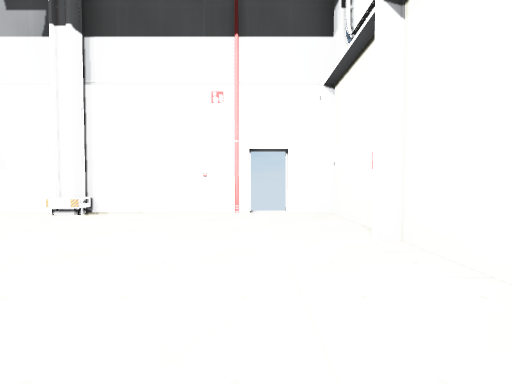
view 1 (above)

22 first-person views from a walk through a scene from a Unity 3-D project. The camera is 1.2 m above the floor, tilts 2° down and sees 85° across. Doors are open. The floor is counted in squares, 2 m on a side. Each view is taken from the middle of a square. On the plan, view 1 faces up. The plan holds only what a view shows up to about 9 squares ahead; the rest is blank. The player character is not drawn. Some surface patterns are stand-ins.

view 2
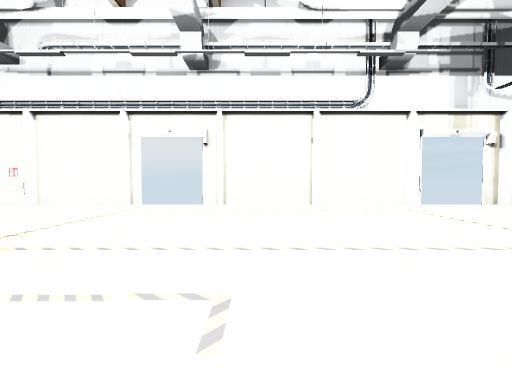

view 3
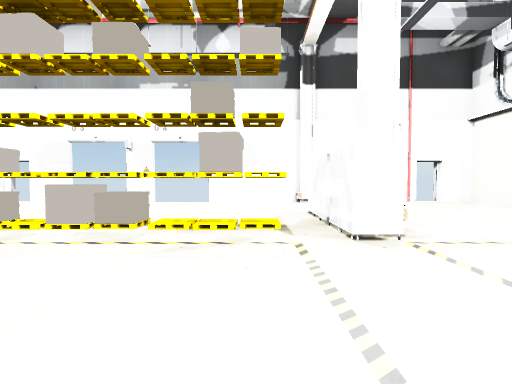

view 4
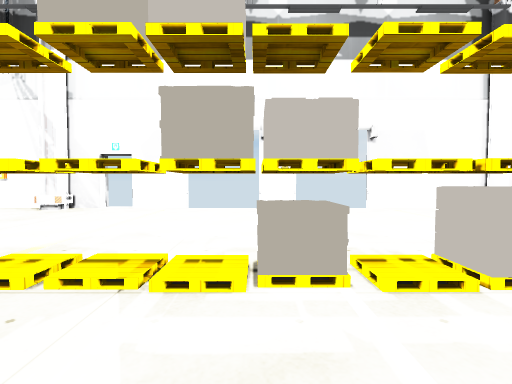

view 5
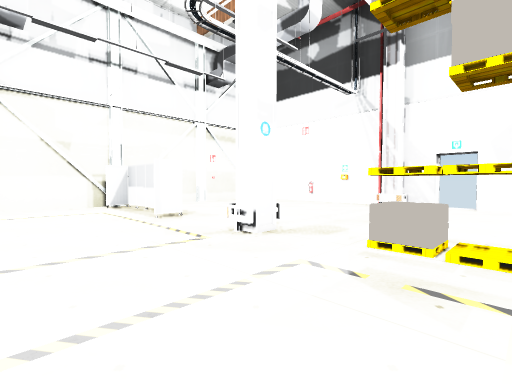

view 6
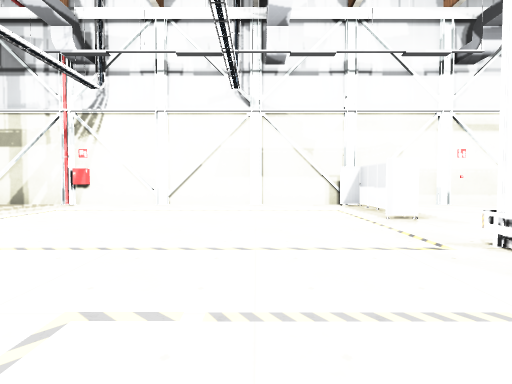

view 7
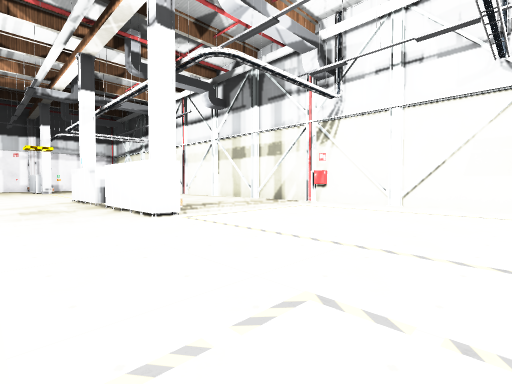

view 8
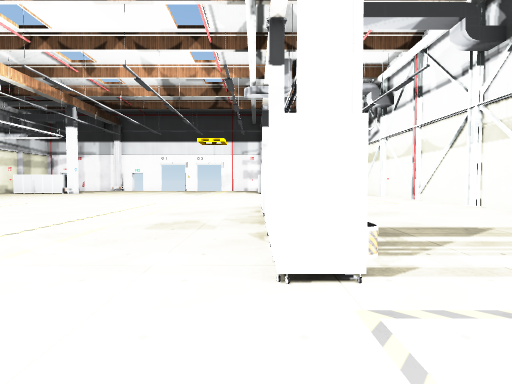

view 9
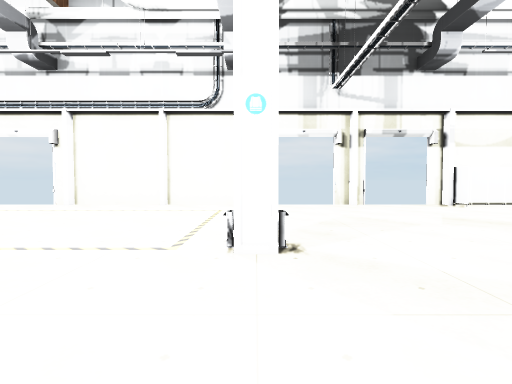

view 10
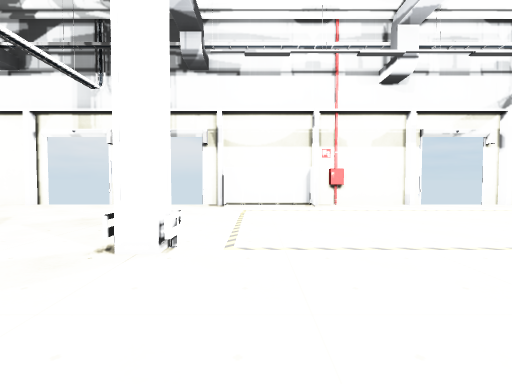

view 11
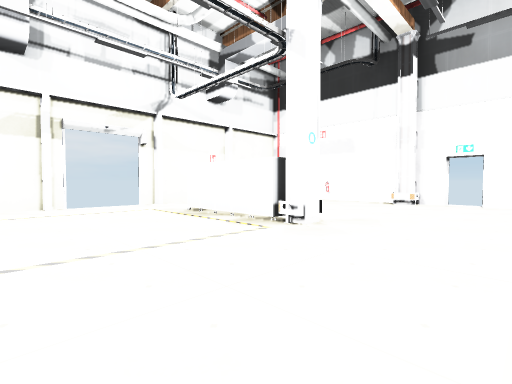

view 12
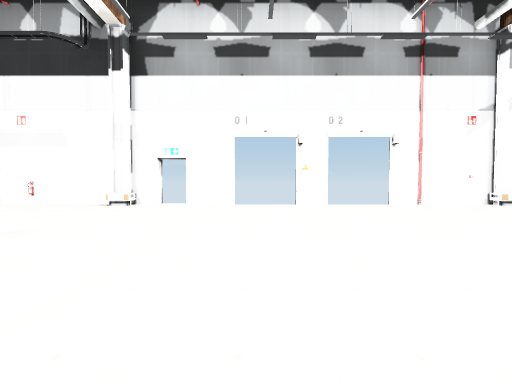

view 13
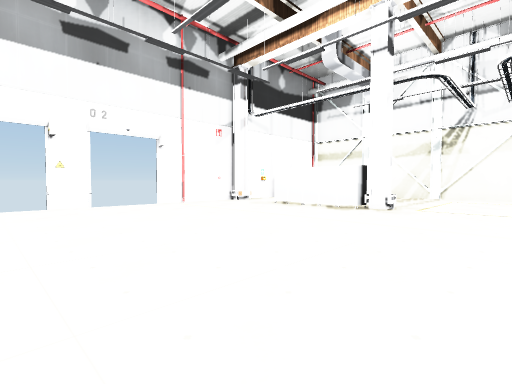

view 14
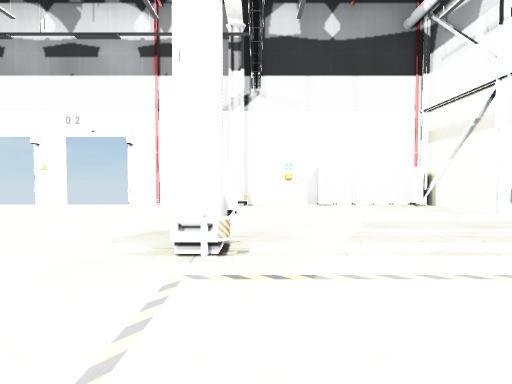

view 15
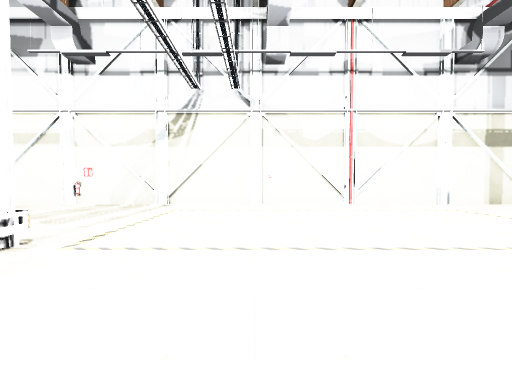

view 16
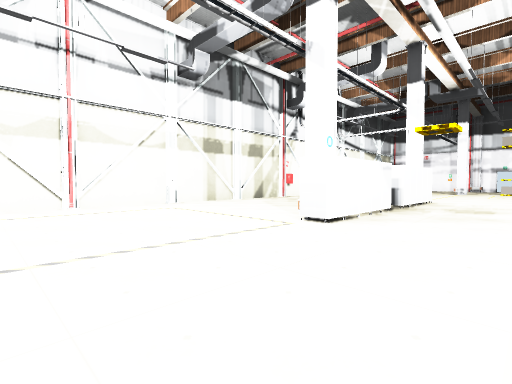

view 17
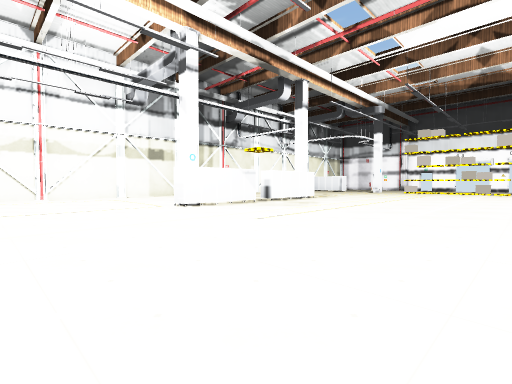

view 18
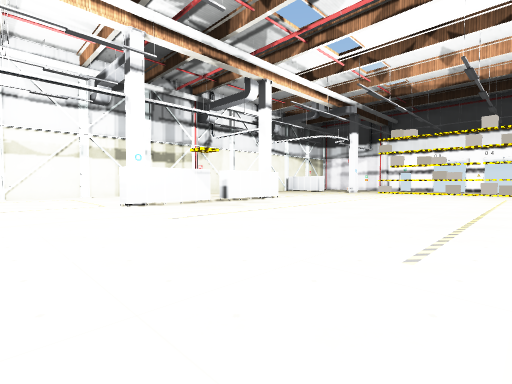

view 19
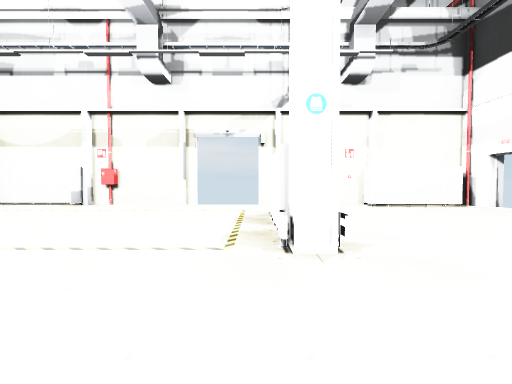

view 20
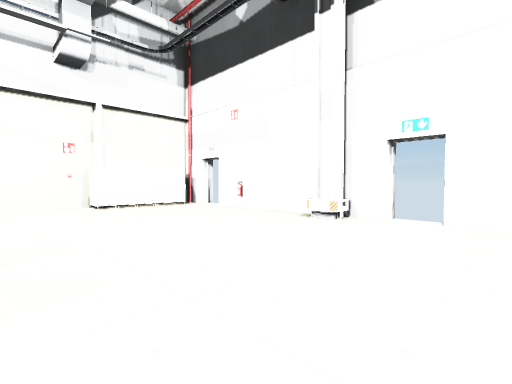

view 21
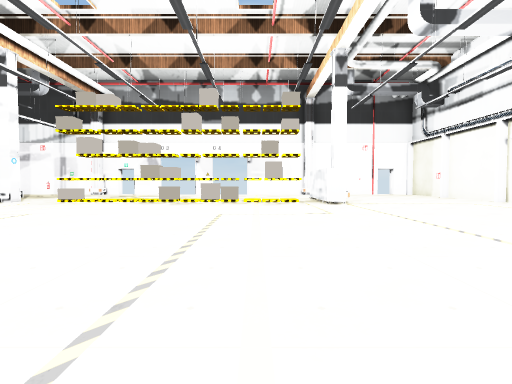

view 22
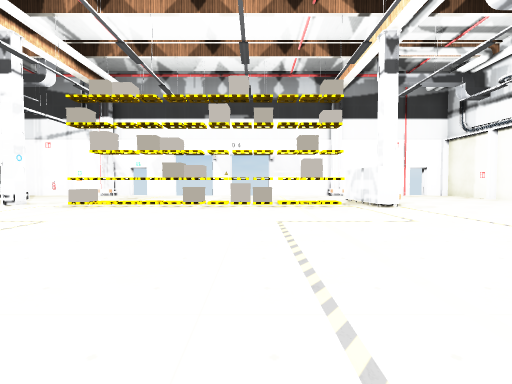

### Floor plan
Points are (right, up) in squares from view 1. A wall is a line through its corners. A room is listed if a view was taken in it or the views show most of it. See-through windows are left out.
Room 1 (views 1, 2, 3, 4, 5, 6, 7, 8, 9, 10, 11, 12, 13, 14, 15, 16, 17, 18, 19, 20, 21, 22)
walls: (-13.1, -9.8) (-13.1, -12.4) (-13.8, -12.4); (-13.7, -6.6) (-13.1, -6.6) (-13.1, -9.1); (-3.4, -0.1) (-4, -0.1) (-4, 2.4); (1.5, -10) (1.5, -9); (1.5, -7.5) (1.5, -4.6); (-13.3, 0.7) (-13.3, 0.3) (-13.8, 0.3); (0.8, -14.4) (1.5, -14.4) (1.5, -11.5); (1.5, -4.5) (1.5, -2.1); (-13.8, -19.6) (-13.1, -19.6) (-13.1, -22.4); (-15.5, 0.8) (-15.5, 0); (-13.7, -19.8) (-13.7, -19.3) (-13.3, -19.3) (-13.3, -19.9); (-13.8, -19.9) (-13.1, -19.9); (-3.7, -19.9) (-3.7, -19.3) (-0.6, -19.3); (-16.5, 0.6) (-18, 0.6) (-18, 0); (-3.4, -19.9) (-3.4, -19.1); (1.5, -2) (1.5, -1.5); (-18.5, 0.4) (-18.5, -24.5) (-10.5, -24.5); (1.5, -17.5) (1.5, -14.5) (0.8, -14.5); (1.5, 0.5) (1.5, 2.9); (-8, 5.5) (-9, 5.5); (-10.5, 5.5) (-11.9, 5.5); (-13.3, 5.1) (-13.8, 5.1); (-12.6, 5.5) (-16.3, 5.5); (-3.7, 5) (-3.7, 5.5); (-13.3, 5.5) (-13.3, 5); (-3.3, 5.1) (-3.7, 5.1); (-9, -24.5) (-8, -24.5); (-3.3, 5.5) (-3.3, 5); (-6.5, -24.5) (-5.1, -24.5); (-13.8, -24.1) (-13.3, -24.1) (-13.3, -24.5); (-3.7, -24.1) (-3.1, -24.1); (1.5, 3.1) (1.5, 5.5) (0.6, 5.5); (-4.4, -24.5) (-3.7, -24.5) (-3.7, -24); (-15.5, -23.9) (-15.5, -24.5); (-18.5, 4.5) (-18.5, 2.4); (-3.3, -24.5) (-0.1, -24.5); (0, 5.5) (-6.5, 5.5); (-18, -23.9) (-18, -24.5); (0.9, -24.2) (0.9, -21.9) (1.5, -21.9) (1.5, -19)
low walls: (-13.3, 5) (-13.8, 5); (-13.1, 5.5) (-13.1, 5); (-3.3, 5) (-3.7, 5); (-13.1, -24.1) (-13.1, -24.5); (-3.7, -24) (-3.2, -24)
ways out: open door at (-12, 6); open door at (-8.5, -24.5); open door at (-8.5, 5.5); open door at (-5, -25); open door at (0, -25); open door at (0, 6); open door at (1.5, -18.5); open door at (1.5, -9.5); open door at (1.5, -0.5); gap at (-13, -9.5)
objects: other object (-18, -22); other object (-16, 5); other object (-12, 1); other object (-11, 1); other object (-10, 1); other object (-9, 1); other object (-8, 1); other object (-7, 1); other object (-6, 1); other object (-5, 1); other object (-1, -24)

Positions as (right, up) in squares from view 1, and headings:
1: (0, 0), facing up
2: (-6, -3), facing right
3: (-5, -3), facing up
4: (-9, -1), facing up
5: (-11, -2), facing up-left
6: (-11, -2), facing left
7: (-11, -2), facing down-left
8: (-13, -5), facing down
9: (-6, -7), facing right
10: (-6, -13), facing right
11: (-6, -16), facing down-right
12: (-7, -17), facing down
13: (-7, -17), facing down-left
14: (-14, -17), facing down
15: (-11, -17), facing left
16: (-11, -16), facing up-left
17: (-7, -16), facing up-left
18: (-6, -15), facing up-left
19: (-6, -19), facing right
20: (-6, -20), facing down-right
21: (-6, -8), facing up
22: (-7, -7), facing up
